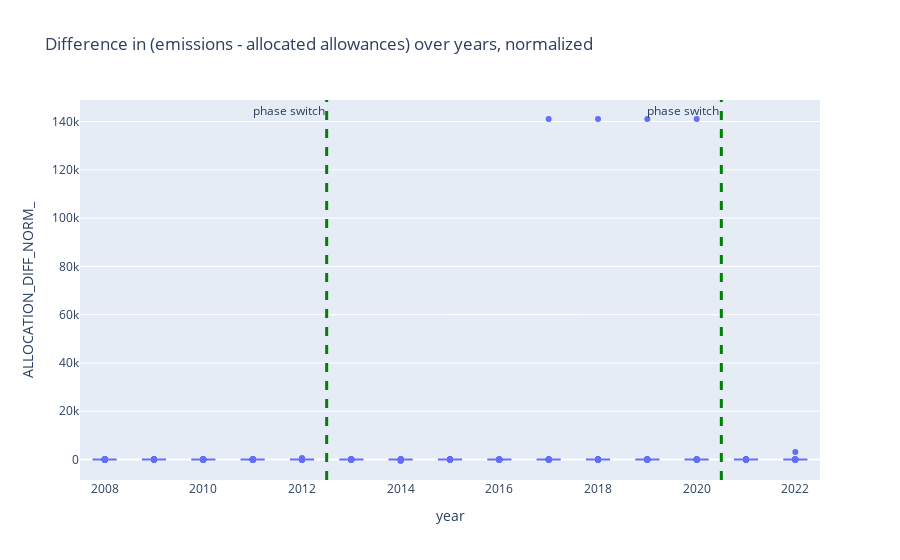

Notebook code for this chart:
### Code cell
import plotly.express as px
fig = px.box(df_free_allowances_melted, y="ALLOCATION_DIFF_NORM_", x='year', hover_data=['INSTALLATION_NAME'], title='Difference in (emissions - allocated allowances) over years, normalized')
# add vertical line between year 2012 and 2013 labeled 'phase switch'
fig.add_vline(x=2012.5, line_width=3, line_dash="dash", line_color="green", annotation_text="phase switch", annotation_position="top left")
fig.add_vline(x=2020.5, line_width=3, line_dash="dash", line_color="green", annotation_text="phase switch", annotation_position="top left")
fig.show()

### Figure 1 — Plotly figure (JSON) as saved in the notebook; plotly's stock layout.template omitted (floating-point values rounded to 4 significant figures; data arrays with more than 128 entries replaced by an {"elided": "..."} marker saying what was removed)
{"data": [{"alignmentgroup": "True", "customdata": {"elided": "3510x1 mixed values"}, "hovertemplate": "year=%{x}<br>ALLOCATION_DIFF_NORM_=%{y}<br>INSTALLATION_NAME=%{customdata[0]}<extra></extra>", "legendgroup": "", "marker": {"color": "#636efa"}, "name": "", "notched": false, "offsetgroup": "", "orientation": "v", "showlegend": false, "type": "box", "x": {"elided": "3510 int values"}, "x0": " ", "xaxis": "x", "y": {"elided": "3510 float values"}, "y0": " ", "yaxis": "y"}], "layout": {"annotations": [{"showarrow": false, "text": "phase switch", "x": 2012.0, "xanchor": "right", "xref": "x", "y": 1, "yanchor": "top", "yref": "y domain"}, {"showarrow": false, "text": "phase switch", "x": 2020.0, "xanchor": "right", "xref": "x", "y": 1, "yanchor": "top", "yref": "y domain"}], "boxmode": "group", "legend": {"tracegroupgap": 0}, "shapes": [{"line": {"color": "green", "dash": "dash", "width": 3}, "type": "line", "x0": 2012.0, "x1": 2012.0, "xref": "x", "y0": 0, "y1": 1, "yref": "y domain"}, {"line": {"color": "green", "dash": "dash", "width": 3}, "type": "line", "x0": 2020.0, "x1": 2020.0, "xref": "x", "y0": 0, "y1": 1, "yref": "y domain"}], "title": {"text": "Difference in (emissions - allocated allowances) over years, normalized"}, "xaxis": {"anchor": "y", "domain": [0, 1], "title": {"text": "year"}}, "yaxis": {"anchor": "x", "domain": [0, 1], "title": {"text": "ALLOCATION_DIFF_NORM_"}}}}
